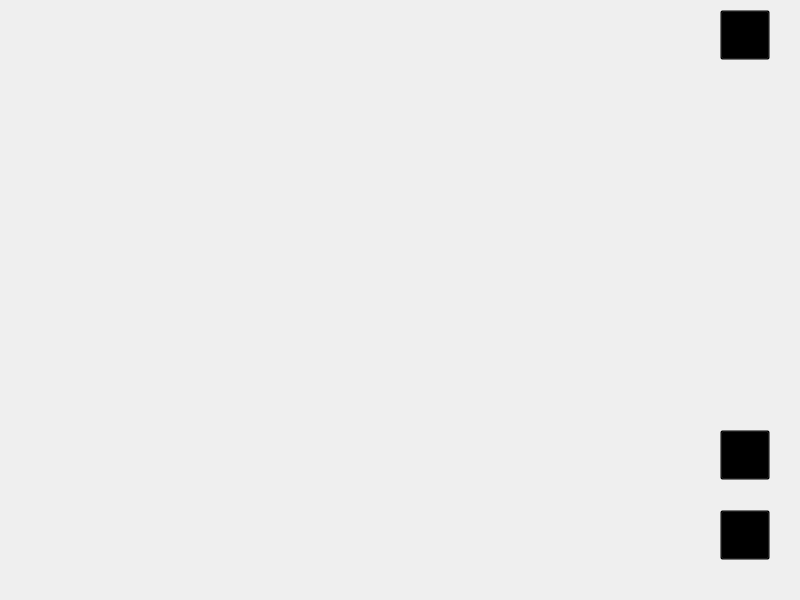
<?xml version="1.0" encoding="UTF-8"?>
<ui version="4.0">
 <class>MapWindow</class>
 <widget class="QMainWindow" name="MapWindow">
  <property name="geometry">
   <rect>
    <x>0</x>
    <y>0</y>
    <width>800</width>
    <height>600</height>
   </rect>
  </property>
  <property name="windowTitle">
   <string>车载多媒体-地图</string>
  </property>
  <widget class="QWidget" name="centralwidget">
   <property name="styleSheet">
    <string notr="true">background-color:transparent</string>
   </property>
   <widget class="QLabel" name="lb_bacground">
    <property name="geometry">
     <rect>
      <x>0</x>
      <y>0</y>
      <width>800</width>
      <height>600</height>
     </rect>
    </property>
    <property name="styleSheet">
     <string notr="true">border-image: url(:/resource/map/bcakground.jpg);</string>
    </property>
    <property name="text">
     <string/>
    </property>
   </widget>
   <widget class="QPushButton" name="btn_exit">
    <property name="geometry">
     <rect>
      <x>720</x>
      <y>10</y>
      <width>50</width>
      <height>50</height>
     </rect>
    </property>
    <property name="styleSheet">
     <string notr="true">border-image: url(:/resource/map/exit.png);</string>
    </property>
    <property name="text">
     <string/>
    </property>
   </widget>
   <widget class="QPushButton" name="btn_zoomIn">
    <property name="geometry">
     <rect>
      <x>720</x>
      <y>430</y>
      <width>50</width>
      <height>50</height>
     </rect>
    </property>
    <property name="styleSheet">
     <string notr="true">border-image: url(:/resource/map/zoomin.png);</string>
    </property>
    <property name="text">
     <string/>
    </property>
   </widget>
   <widget class="QPushButton" name="btn_zoomOut">
    <property name="geometry">
     <rect>
      <x>720</x>
      <y>510</y>
      <width>50</width>
      <height>50</height>
     </rect>
    </property>
    <property name="styleSheet">
     <string notr="true">border-image: url(:/resource/map/zoomout.png);</string>
    </property>
    <property name="text">
     <string/>
    </property>
   </widget>
  </widget>
 </widget>
 <resources/>
 <connections/>
</ui>
